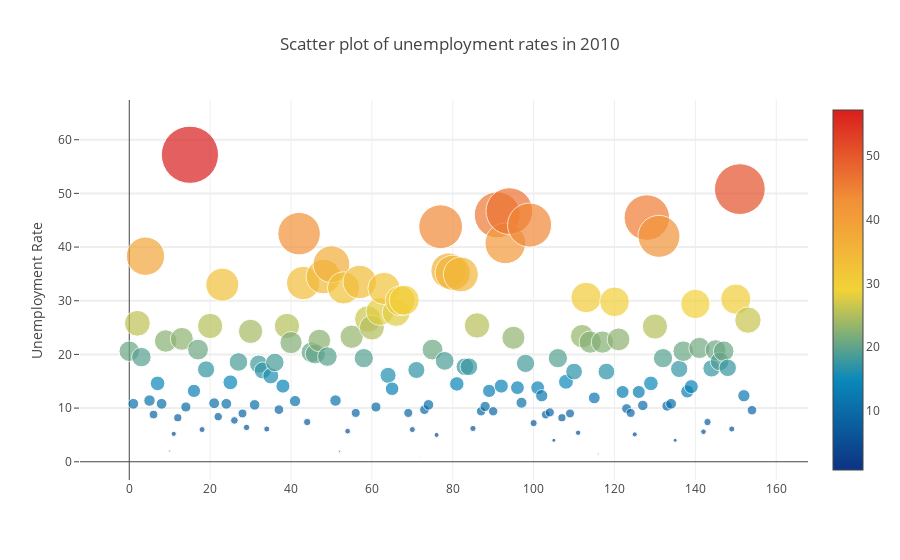
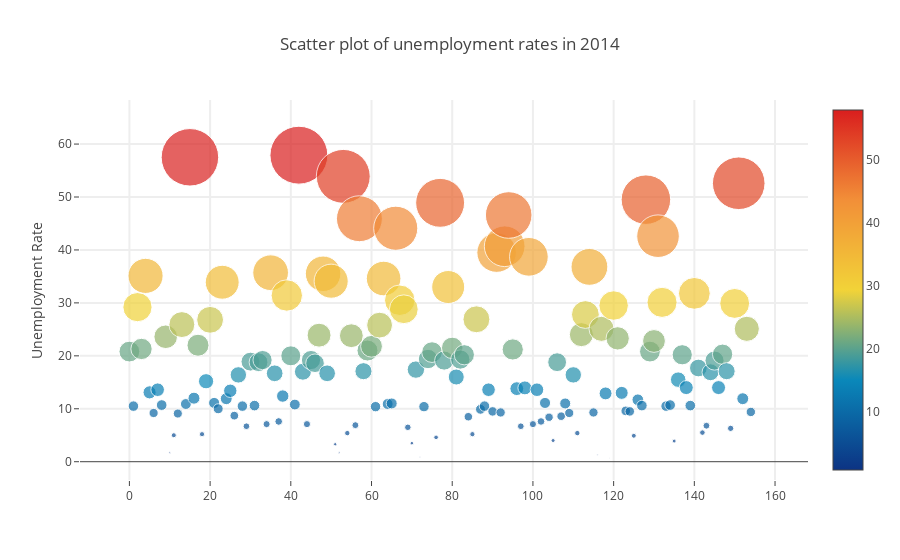

The notebook cell these images were saved under, in order:
### Code cell
# Scatter plot of 2010 unemployment rates
trace = go.Scatter(
    y = country_clean['2010'].values,
    mode='markers',
    marker=dict(
        size= country_clean['2010'].values,
        #color = np.random.randn(500), #set color equal to a variable
        color = country_clean['2010'].values,
        colorscale='Portland',
        showscale=True
    ),
    text = country_clean['Country Name'].values
)
data = [trace]

layout= go.Layout(
    autosize= True,
    title= 'Scatter plot of unemployment rates in 2010',
    hovermode= 'closest',
#     xaxis= dict(
#         title= 'Pop',
#         ticklen= 5,
#         zeroline= False,
#         gridwidth= 2,
#     ),
    yaxis=dict(
        title= 'Unemployment Rate',
        ticklen= 5,
        gridwidth= 2,
    ),
    showlegend= False
)
fig = go.Figure(data=data, layout=layout)
py.iplot(fig,filename='scatter2010')

# Scatter plot of 2014 unemployment rates
trace1 = go.Scatter(
    y = country_clean['2014'].values,
    mode='markers',
    marker=dict(
        size=country_clean['2014'].values,
        #color = np.random.randn(500), #set color equal to a variable
        color = country_clean['2014'].values,
        colorscale='Portland',
        showscale=True
    ),
    text = country_clean['Country Name']
)
data = [trace1]

layout= go.Layout(
    title= 'Scatter plot of unemployment rates in 2014',
    hovermode= 'closest',
    xaxis= dict(
        ticklen= 5,
        zeroline= False,
        gridwidth= 2,
    ),
    yaxis=dict(
        title= 'Unemployment Rate',
        ticklen= 5,
        gridwidth= 2,
    ),
    showlegend= False
)

fig = go.Figure(data=data, layout=layout)
py.iplot(fig,filename='scatter2014')

### Figure 1 — Plotly figure (JSON) as saved in the notebook; plotly's stock layout.template omitted (floating-point values rounded to 4 significant figures; data arrays with more than 128 entries replaced by an {"elided": "..."} marker saying what was removed)
{"data": [{"marker": {"color": {"elided": "155 float values"}, "colorscale": "Portland", "showscale": true, "size": {"elided": "155 float values"}}, "mode": "markers", "text": {"elided": "155 str values"}, "type": "scatter", "y": {"elided": "155 float values"}}], "layout": {"autosize": true, "hovermode": "closest", "showlegend": false, "title": "Scatter plot of unemployment rates in 2010", "yaxis": {"gridwidth": 2, "ticklen": 5, "title": "Unemployment Rate"}}}

### Figure 2 — Plotly figure (JSON) as saved in the notebook; plotly's stock layout.template omitted (floating-point values rounded to 4 significant figures; data arrays with more than 128 entries replaced by an {"elided": "..."} marker saying what was removed)
{"data": [{"marker": {"color": {"elided": "155 float values"}, "colorscale": "Portland", "showscale": true, "size": {"elided": "155 float values"}}, "mode": "markers", "text": {"elided": "155 str values"}, "type": "scatter", "y": {"elided": "155 float values"}}], "layout": {"hovermode": "closest", "showlegend": false, "title": "Scatter plot of unemployment rates in 2014", "xaxis": {"gridwidth": 2, "ticklen": 5, "zeroline": false}, "yaxis": {"gridwidth": 2, "ticklen": 5, "title": "Unemployment Rate"}}}
